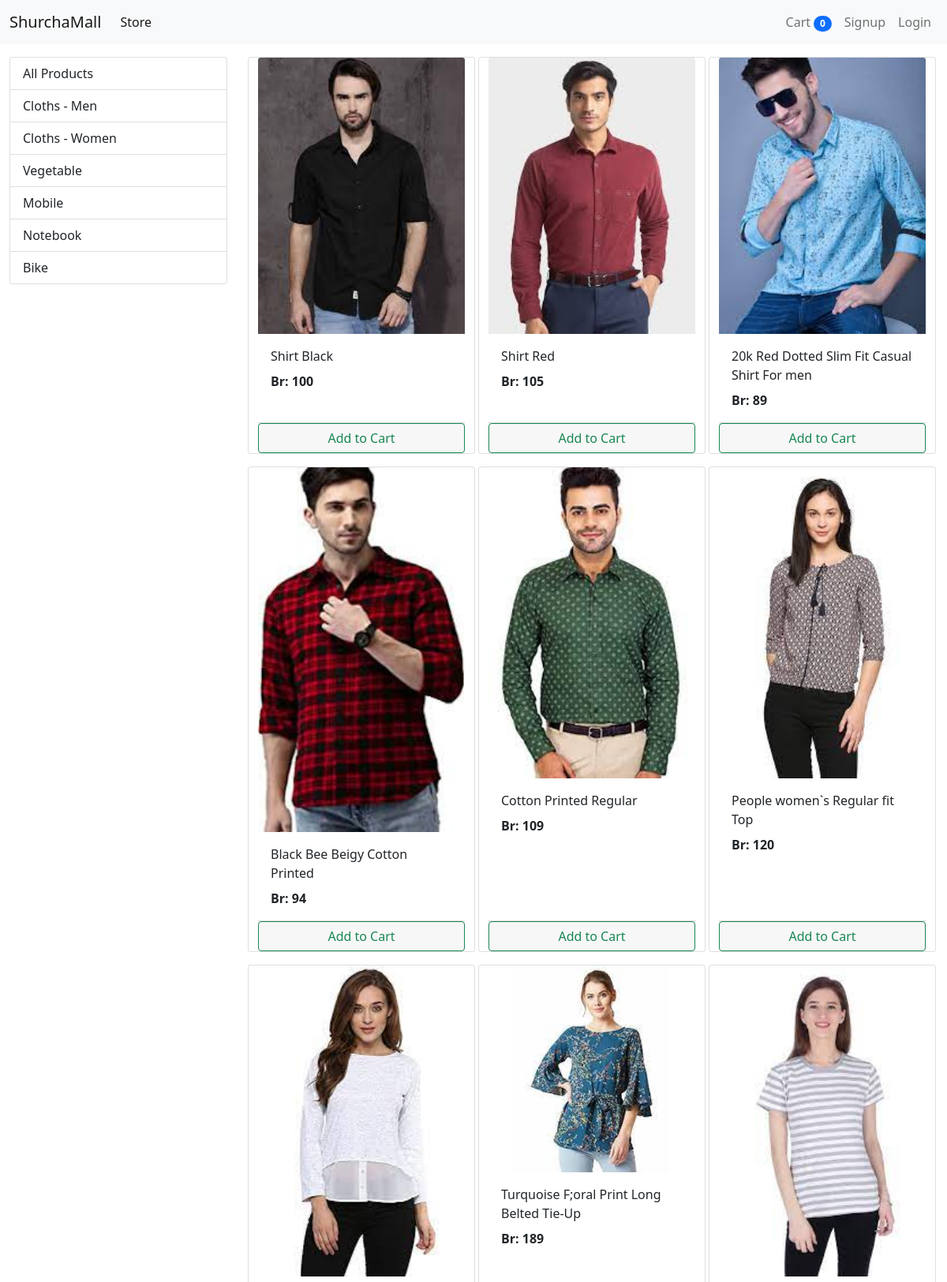
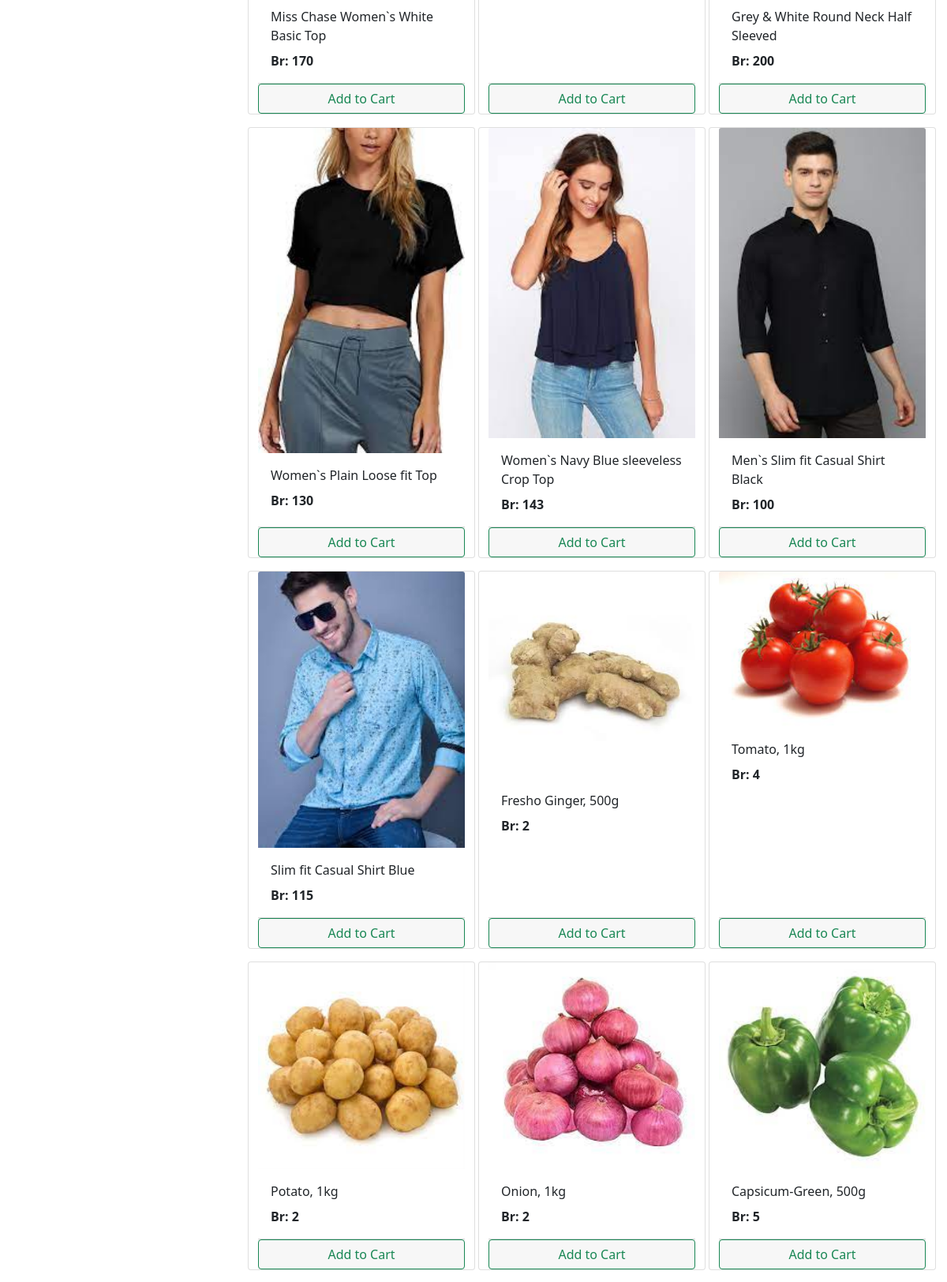
The page / (upper part) on the database its author committed (2 pictures, top to bottom).
### store/models/category.py (models this page shows, shortened)
class Category(models.Model):
    name = models.CharField(max_length=20)
    @staticmethod
    def get_all_categories():
        return Category.objects.all()

### store/models/product.py (models this page shows, shortened)
class Product(models.Model):
    name = models.CharField(max_length=50)
    price = models.IntegerField(default=0)
    category = models.ForeignKey(Category, on_delete=models.CASCADE, default=1)
    description = models.CharField(max_length=200, default='', null=True, blank=True)
    image = models.ImageField(upload_to='uploads/products/')
    @staticmethod
    def get_all_products():
        return Product.objects.all()

### store/views/home.py (the view, shortened to what this page needs)
# urls.py: path('', Index.as_view(), name='homepage'),
class Index(View):
    def get(self, request):
        cart = request.session.get('cart')
        if not cart:
            request.session['cart'] = {}
        products = None
        categories = Category.get_all_categories()
        categoryID = request.GET.get('category')
        if categoryID:
            products = Product.get_all_products_by_categoryid(categoryID)
        else:
            products = Product.get_all_products()
        data = {}
        data['products'] = products
        data['categories'] = categories
        print('you are: ', request.session.get('email'))
        return render(request, 'index.html', data)

### store/templatetags/cart.py (called while the page is built)
@register.filter(name='is_in_cart')
def is_in_cart(product, cart):
    keys = cart.keys()
    for id in keys:
        if int(id) == product.id:
            return True
    return False

### store/templatetags/custom_filter.py (called while the page is built)
@register.filter(name='currency')
def currency(number):
    return 'Br: '+str(number)

### store/templates/index.html (shortened to what this page needs)
{% extends 'base.html' %} {% block content %} {% load cart %}
{% load custom_filter %}
<div class="container-fluid mt-3">
  <div class="row">
    <div class="col-lg-3 mx-auto">
      <div class="list-group">
        <a class="list-group-item list-group-item-action" href="/"
          >All Products</a
        >
        {% for category in categories %}
        <a
          href="/?category={{category.id}}"
          class="list-group-item list-group-item-action"
          >{{category.name}}</a
        >
        {% endfor %}
      </div>
    </div>
    <div id="products" class="col-lg-9 mx-auto">
      <div class="row mx-auto">
        {% for product in products %}
        <div class="card  mx-auto mb-3" id="{{product.id}}" style="width: 18rem">
          <img
            src="{{product.image.url}}"
            class="card-img-top"
            alt="Card image cap"
          />
          <div class="card-body ">
            <p class="card-title">{{product.name}}</p>
            <p class="card-text">
              <b> {{product.price|currency}} </b>
            </p>
          </div>
          <div class="card-footer p-0 ">
            {% if product|is_in_cart:request.session.cart %}
            <div class="col-auto   d-flex   ">
              <form action="/#{{product.id}}" class="  " method="post">
                {% csrf_token %}
                <input
                  hidden
                  type="text"
                  name="product"
                  value="{{product.id}}"
                />
                <input hidden type="text" name="remove" value="True" />
                <input
                  type="submit"
                  value=" - "
                  class="btn btn-block btn-outline-success"
                />
              </form>
              <div class="text-center col p-1 ">
                {{product|cart_quantity:request.session.cart}} in Cart
              </div>
              <form action="/#{{product.id}}" class=" " method="post">
                {% csrf_token %}
                <input
                  hidden
                  type="text"
                  name="product"
                  value="{{product.id}}"
                />
                <input
                  type="submit"
                  value=" + "
                  class="btn btn-block btn-outline-success"
                />
              </form>
            </div>
            {% else %}
            <form action="/#{{product.id}}" method="POST" class="btn-block">
              <input
                type="submit"
                class="float-right btn btn-outline-success form-control "
                value="Add to Cart"
              />
            </form>
            {% endif %}
          </div>
        </div>
        {% endfor %}
      </div>
    </div>
  </div>
</div>
{% endblock %}

### rows shown on the page
Category: name "Cloths - Men"
Category: name "Cloths - Women"
Category: name "Vegetable"
Category: name "Mobile"
Category: name "Notebook"
Category: name "Bike"
Product: {{ product.id }} 1 (drawn), image (picture), name "Shirt Black", price "Br: 100"
Product: image (picture), name "Shirt Red", price "Br: 105"
Product: image (picture), name "20k Red Dotted Slim Fit Casual Shirt For men", price "Br: 89"
Product: image (picture), name "Black Bee Beigу Cotton Printed", price "Br: 94"
Product: image (picture), name "Cotton Printed Regular", price "Br: 109"
Product: image (picture), name "People women`s Regular fit Top", price "Br: 120"
Product: image (picture), name "Miss Chase Women`s White Basic Top", price "Br: 170"
Product: image (picture), name "Turquoise F;oral Print Long Belted Tie-Up", price "Br: 189"
Product: image (picture), name "Grey & White Round Neck Half Sleeved", price "Br: 200"
Product: image (picture), name "Women`s Plain Loose fit Top", price "Br: 130"
Product: image (picture), name "Women`s Navy Blue sleeveless Crop Top", price "Br: 143"
Product: image (picture), name "Men`s Slim fit Casual Shirt Black", price "Br: 100"
Product: image (picture), name "Slim fit Casual Shirt Blue", price "Br: 115"
Product: image (picture), name "Fresho Ginger, 500g", price "Br: 2"
Product: image (picture), name "Tomato, 1kg", price "Br: 4"
Product: image (picture), name "Potato, 1kg", price "Br: 2"
Product: image (picture), name "Onion, 1kg", price "Br: 2"
Product: {{ product.id }} 18 (drawn), image (picture), name "Capsicum-Green, 500g", price "Br: 5"

### other values the page prints
{{ request.session.cart.keys|length }} "0"
